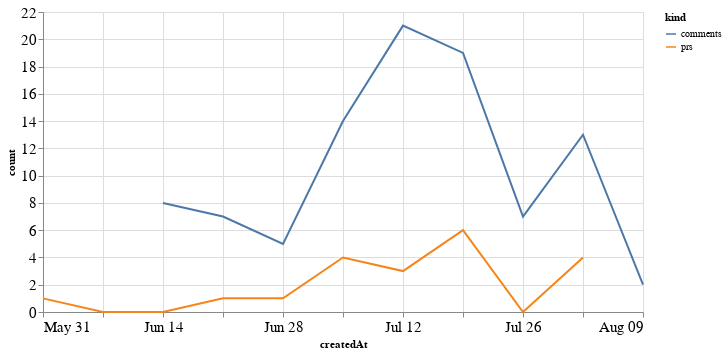

Notebook source saved alongside this figure:
### Code cell
alt.Chart(total_time, width=600).mark_line().encode(
    x='createdAt',
    y='count',
    color='kind'
)

### Figure 1 — Vega-Lite specification as saved in the notebook (floating-point values rounded to 4 significant figures)
{"config": {"axisLeft": {"labelFontSize": 15}, "axisBottom": {"labelFontSize": 15}}, "data": {"name": "data-082424625e0df353aa11729902fc7043"}, "mark": "line", "encoding": {"color": {"type": "nominal", "field": "kind"}, "x": {"type": "temporal", "field": "createdAt"}, "y": {"type": "quantitative", "field": "count"}}, "width": 600, "$schema": "https://vega.github.io/schema/vega-lite/v4.8.1.json", "datasets": {"data-082424625e0df353aa11729902fc7043": [{"createdAt": "2020-05-31T00:00:00", "kind": "prs", "count": 1.0}, {"createdAt": "2020-06-07T00:00:00", "kind": "prs", "count": 0.0}, {"createdAt": "2020-06-14T00:00:00", "kind": "prs", "count": 0.0}, {"createdAt": "2020-06-21T00:00:00", "kind": "prs", "count": 1.0}, {"createdAt": "2020-06-28T00:00:00", "kind": "prs", "count": 1.0}, {"createdAt": "2020-07-05T00:00:00", "kind": "prs", "count": 4.0}, {"createdAt": "2020-07-12T00:00:00", "kind": "prs", "count": 3.0}, {"createdAt": "2020-07-19T00:00:00", "kind": "prs", "count": 6.0}, {"createdAt": "2020-07-26T00:00:00", "kind": "prs", "count": 0.0}, {"createdAt": "2020-08-02T00:00:00", "kind": "prs", "count": 4.0}, {"createdAt": "2020-08-09T00:00:00", "kind": "prs", "count": null}, {"createdAt": "2020-05-31T00:00:00", "kind": "comments", "count": null}, {"createdAt": "2020-06-07T00:00:00", "kind": "comments", "count": null}, {"createdAt": "2020-06-14T00:00:00", "kind": "comments", "count": 8.0}, {"createdAt": "2020-06-21T00:00:00", "kind": "comments", "count": 7.0}, {"createdAt": "2020-06-28T00:00:00", "kind": "comments", "count": 5.0}, {"createdAt": "2020-07-05T00:00:00", "kind": "comments", "count": 14.0}, {"createdAt": "2020-07-12T00:00:00", "kind": "comments", "count": 21.0}, {"createdAt": "2020-07-19T00:00:00", "kind": "comments", "count": 19.0}, {"createdAt": "2020-07-26T00:00:00", "kind": "comments", "count": 7.0}, {"createdAt": "2020-08-02T00:00:00", "kind": "comments", "count": 13.0}, {"createdAt": "2020-08-09T00:00:00", "kind": "comments", "count": 2.0}]}}
